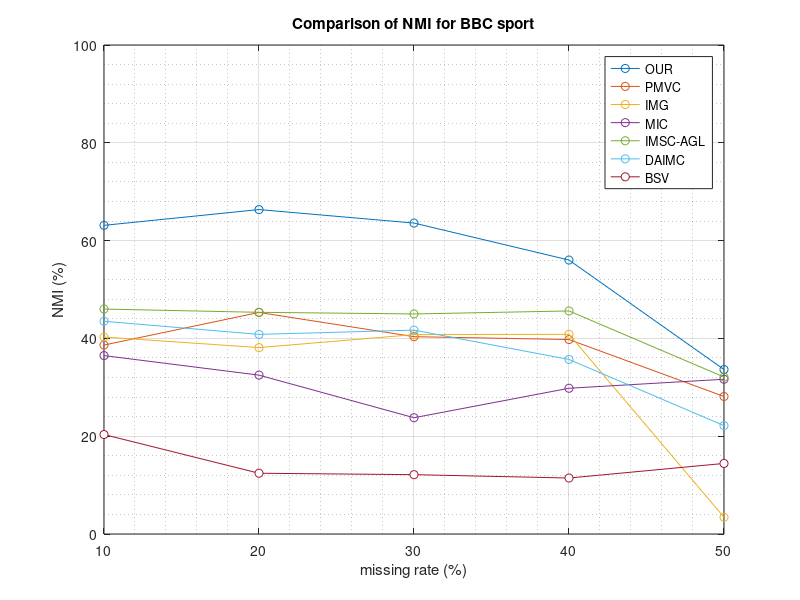

Recreate this plot in MATLAB.
% x-> missing percent > y=> accuracy 


X = [10 20 30 40 50];

% percent vs nmi 

y1 = [63.1213 66.3459 63.5873 56.0248 33.6355]; % OUR
y2 = [38.6383 45.3094 40.3537 39.767 28.1246]; % PMVC
y3 = [40.284362 38.123826 40.775 40.8318 3.4264]; % IMG
y4 = [36.4858 32.4897 23.7778 29.8042 31.6461]; % MIC
y5 = [46 45.3338 45.003 45.6132 32.1068]; % IMSC-AGL
y6 = [43.5064 40.818 41.6996 35.6921 22.1684] % DAIMC
y7 = [20.34 12.4263 12.134 11.4488 14.4296] ; % BSV


plot(X,y1,'-o',...
    X,y2,'-o',...
    X,y3,'-o',...
    X,y4,'-o',...
    X,y5,'-o',...
    X,y6,'-o',...
    X,y7,'-o',...
    'MarkerFaceColor',[1,1,1]);


title('Comparison of NMI for BBC sport');
ylim([0 100])
ylabel('NMI (%)');
xticks([0 10 20 30 40 50])
xlabel('missing rate (%)');

legend('OUR','PMVC','IMG',...
'MIC','IMSC-AGL','DAIMC','BSV',...
'Location','northeast');
grid on
grid minor








